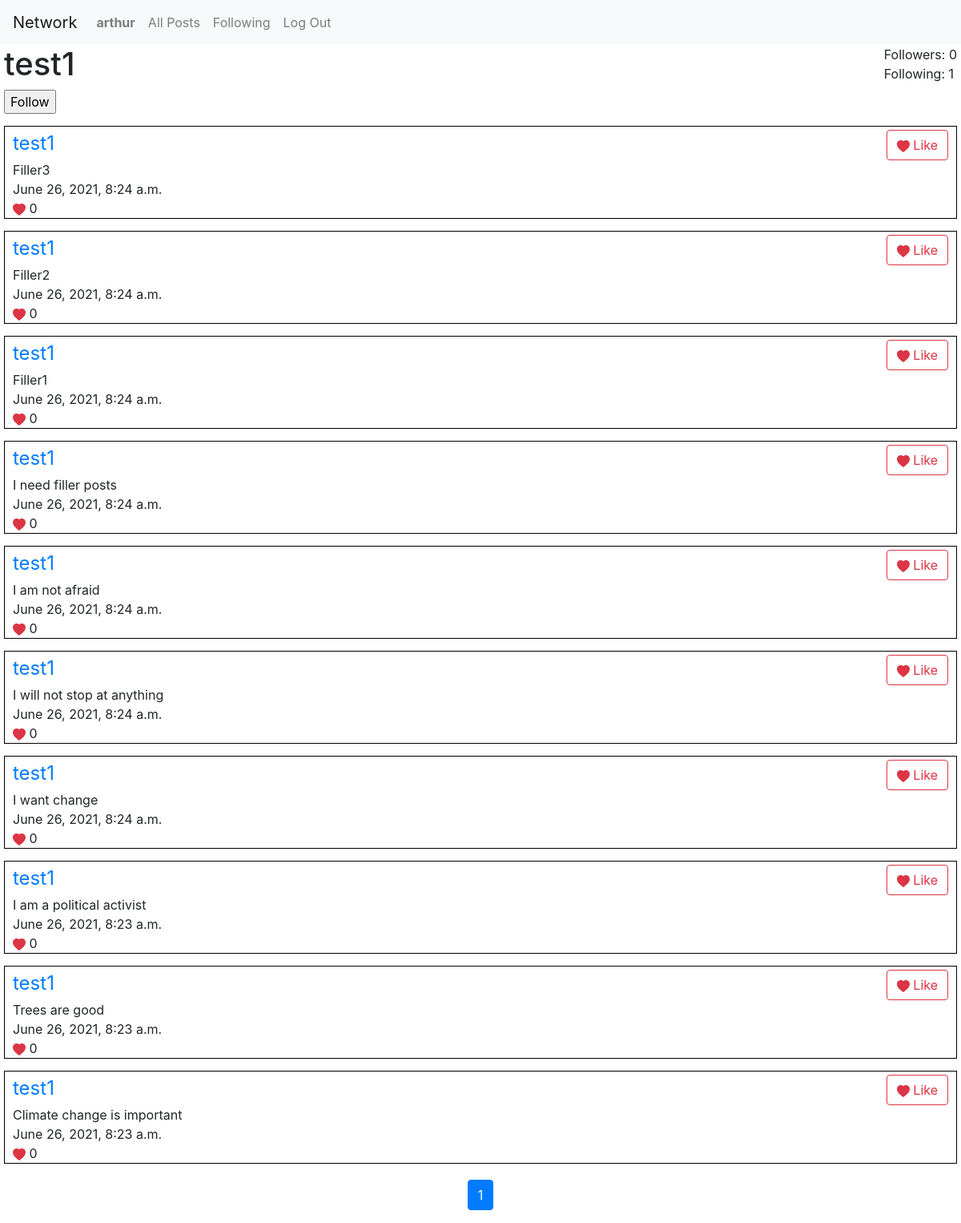
Page /user-profile/2 (signed in) on the committed database.
### network/models.py (models this page shows)
class User(AbstractUser):
    follows = models.ManyToManyField(
        "User",
        blank=True,
        related_name="followers"
    )

class Post(models.Model):
    user = models.ForeignKey(
        User,
        on_delete=CASCADE, related_name="posts")
    text = models.CharField(
        max_length=1000,
        verbose_name="Post:"
    )
    likes = models.ManyToManyField(
        User,
        blank=True,
        related_name="likedPosts"
    )
    date = models.DateTimeField(
        verbose_name="Published:",
        auto_now_add=True,
        blank=True
    )

### network/views.py (the view)
# urls.py: path("user-profile/<int:user_id>", views.user_profile, name="user-profile"),
def user_profile(request, user_id, page_num=1):
    try:
        user = User.objects.get(pk=user_id)
    except ObjectDoesNotExist:
        return HttpResponseRedirect(reverse("index"))
    posts = user.posts.all().order_by("-date")
    if request.user and request.user != user:
        try:
            request.user.follows.get(pk=user.id)
        except ObjectDoesNotExist:
            action = "Follow"
        else:
            action = "Unfollow"
    else:
        action = False
    return render(request, "network/user-profile.html", {
        "profile_user": user,
        "posts": Paginator(posts, 10).page(page_num),
        "base_url": reverse("user-profile", args=[user.id]),
        "action": action,
        "edit_post_form": EditForm()
    })

### network/views.py
class EditForm(ModelForm):
    class Meta:
        model = Post
        fields = ["text"]
        widgets = {
            "text": Textarea(attrs={"rows": 3})
        }

### network/templates/network/user-profile.html (shortened to what this page needs)
{% extends "network/layout.html" %}
{% block body %}
    <div class="profile-cont">
      <div class="user-cont">
        <div class="title">
          <h1>{{profile_user.username}}</h1>
          {% if user.is_authenticated and action%}
            <form action="{% url 'follow' profile_user.id %}" method="post">
              <input type="submit" value="{{action}}" name="action" class="follow-btn">
            </form>
          {% endif %}
        </div>
        <div class="stats">
          <div class="followers">Followers: {{profile_user.followers.count}}</div>
          <div class="follows">Following: {{profile_user.follows.count}}</div>
        </div>
      </div>
        {%include "network/posts.html"%}
    </div>
{% endblock %}

### network/templates/network/layout.html (shortened to what this page needs)
{% load static %}
<!DOCTYPE html>
<html lang="en">
    <head>
        <link rel="stylesheet" href="https://stackpath.bootstrapcdn.com/bootstrap/4.4.1/css/bootstrap.min.css">
        <link rel="stylesheet" href="https://cdn.jsdelivr.net/npm/bootstrap-icons@1.5.0/font/bootstrap-icons.css">
        <link href="{% static 'network/styles.css' %}" rel="stylesheet">
    </head>
    <body>
        <nav class="navbar navbar-expand-lg navbar-light bg-light">
            <a class="navbar-brand" href="{%url "index"%}">Network</a>
            <div>
              <ul class="navbar-nav mr-auto">
                {% if user.is_authenticated %}
                    <li class="nav-item">
                        <a class="nav-link" href="{% url 'user-profile' user.id%}"><strong>{{ user.username }}</strong></a>
                    </li>
                {% endif %}
                <li class="nav-item">
                  <a class="nav-link" href="{% url 'all-posts' %}">All Posts</a>
                </li>
                {% if user.is_authenticated %}
                    <li class="nav-item">
                        <a class="nav-link" href="{% url 'following-posts' %}">Following</a>
                    </li>
                    <li class="nav-item">
                        <a class="nav-link" href="{% url 'logout' %}">Log Out</a>
                    </li>
                {% endif %}
              </ul>
            </div>
          </nav>
        <div class="body">
            {% block body %}
            {% endblock %}
        </div>
    </body>
</html>

### network/templates/network/posts.html (shortened to what this page needs)
<div class="posts-cont">
  {% for post in posts.object_list %}
  <div class="post-cont">
    <div class="header">
      <a href="{% url 'user-profile' post.user.id%}" class="user">{{post.user}}</a>
      {% if user.is_authenticated %}
        <button class="btn btn-outline-danger like-btn" value="{{post.id}}">
          <svg xmlns="http://www.w3.org/2000/svg" width="16" height="16" fill="currentColor" class="bi bi-heart-fill" viewBox="0 0 16 16">
            <path fill-rule="evenodd" d="M8 1.314C12.438-3.248 23.534 4.735 8 15-7.534 4.736 3.562-3.248 8 1.314z"/>
          </svg>
          {% if user in post.likes.all %}
          Unlike
          {% else %}
          Like
          {% endif %}
        </button>
      {% endif %}
    </div>
    <div class="text">{{post.text}}</div>
    <div class="date">{{post.date}}</div>
    <div class="likes">
      <svg xmlns="http://www.w3.org/2000/svg" width="16" height="16" fill="currentColor" class="bi bi-heart-fill" viewBox="0 0 16 16">
        <path fill-rule="evenodd" d="M8 1.314C12.438-3.248 23.534 4.735 8 15-7.534 4.736 3.562-3.248 8 1.314z"/>
      </svg>
      {{post.likes.count}}
    </div>
  </div>
  {% empty %}
    <h1>There are no posts</h1>
  {% endfor %}
  <nav aria-label="Page navigation" >
    <ul class="pagination">
      {% for page_num in posts.paginator.page_range %}
        {% if page_num == posts.number %}
          <li class="page-item active">
            <a href="#" class="page-link">{{page_num}}</a>
          </li>
        {% else %}
          <li class="page-item">
            <a href="{{base_url}}/{{page_num}}" class="page-link">{{page_num}}</a>
          </li>
        {% endif %}
      {% endfor %}
    </ul>
  </nav>
</div>

### network/static/network/styles.css (style rules this page uses)
.posts-cont .post-cont { border: 1px solid black; display: -ms-grid; display: grid; padding-left: 10px; margin-top: 15px; margin-left: 5px; margin-right: 5px; }
.posts-cont .header { display: -webkit-box; display: -ms-flexbox; display: flex; -webkit-box-orient: horizontal; -webkit-box-direction: normal; -ms-flex-direction: row; flex-direction: row; -webkit-box-align: center; -ms-flex-align: center; align-items: center; }
.posts-cont .header .user { font-size: 1.5em; }
.posts-cont .header .btn { margin-right: 10px; margin-top: 4px; }
.posts-cont .header .user { -webkit-box-flex: 1; -ms-flex-positive: 1; flex-grow: 1; }
.posts-cont .likes svg { color: #dc3545; }
nav .pagination { -webkit-box-pack: center; -ms-flex-pack: center; justify-content: center; margin-top: 20px; }
.profile-cont .user-cont { display: -webkit-box; display: -ms-flexbox; display: flex; -webkit-box-orient: horizontal; -webkit-box-direction: normal; -ms-flex-direction: row; flex-direction: row; }
.profile-cont .user-cont .title { -webkit-box-flex: 1; -ms-flex-positive: 1; flex-grow: 1; display: -webkit-box; display: -ms-flexbox; display: flex; -webkit-box-orient: vertical; -webkit-box-direction: normal; -ms-flex-direction: column; flex-direction: column; padding-left: 5px; }
.profile-cont .user-cont .stats { padding-right: 5px; }

### rows in the picture
User: username "arthur"
User: username "test1", followers.count "0", follows.count "1"
Post: user "test1", shows "Like", text "Filler3", date "June 26, 2021, 8:24 a.m.", likes.count "0"
Post: user "test1", shows "Like", text "Filler2", date "June 26, 2021, 8:24 a.m.", likes.count "0"
Post: user "test1", shows "Like", text "Filler1", date "June 26, 2021, 8:24 a.m.", likes.count "0"
Post: user "test1", shows "Like", text "I need filler posts", date "June 26, 2021, 8:24 a.m.", likes.count "0"
Post: user "test1", shows "Like", text "I am not afraid", date "June 26, 2021, 8:24 a.m.", likes.count "0"
Post: user "test1", shows "Like", text "I will not stop at anything", date "June 26, 2021, 8:24 a.m.", likes.count "0"
Post: user "test1", shows "Like", text "I want change", date "June 26, 2021, 8:24 a.m.", likes.count "0"
Post: user "test1", shows "Like", text "I am a political activist", date "June 26, 2021, 8:23 a.m.", likes.count "0"
Post: user "test1", shows "Like", text "Trees are good", date "June 26, 2021, 8:23 a.m.", likes.count "0"
Post: user "test1", shows "Like", text "Climate change is important", date "June 26, 2021, 8:23 a.m.", likes.count "0"

### other values in the picture
{{ page_num }} "1"
